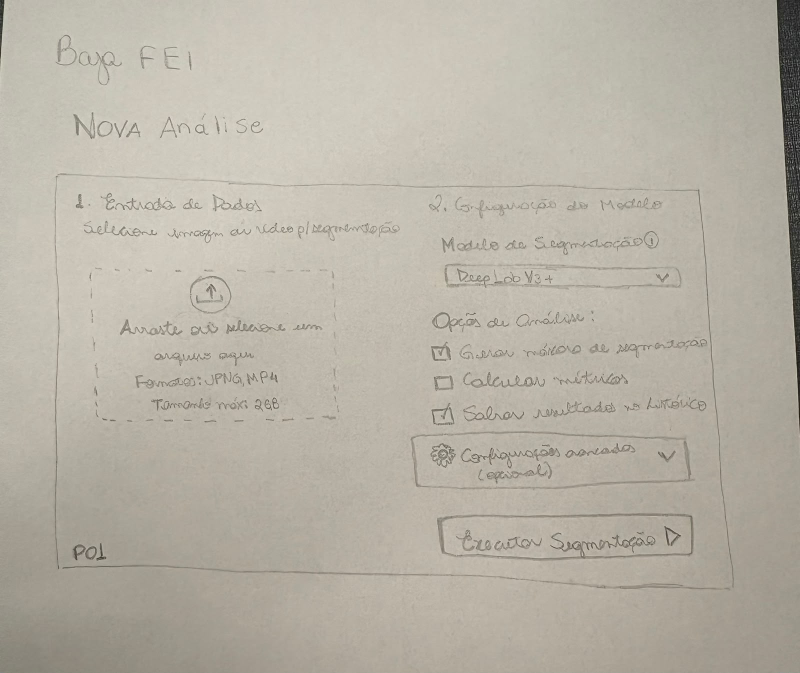
#> input picture assets/06_prototipos/input_config.jfif, 1600 x 1346 px (shown at 1/2 size); its folder holds 3 pictures in this run
$ python anotacoes.py
#> lines starting #> are read from the running program, lines starting #| are printed output that depends on the picture
"""Anotações da revisão do protótipo em papel (Entrega 6).

Gera, a partir das fotos da versão simulada (assets/06_prototipos/*.jfif), uma imagem anotada
por tela em assets/06_prototipos/anotacoes/. Cada imagem tem:
  - a foto original, sem alteração, com marcadores numerados;
  - à direita, as notas de cada marcador, com o estado da alteração;
  - embaixo, os estados da tela desenhados em baixa fidelidade (quando há).

Requer Python 3 e Pillow (pip install pillow). Rode a partir desta pasta:
    python3 anotacoes.py
"""
from pathlib import Path
from textwrap import wrap
from PIL import Image, ImageDraw, ImageFont

ROOT = Path(__file__).resolve().parents[2]
SRC = ROOT / "assets/06_prototipos"
OUT = SRC / "anotacoes"

PHOTO_W = 1100          # largura da foto na imagem anotada
PANEL_W = 760           # largura da coluna de notas
M = 30                  # margem
INK = (34, 34, 34)
RED = (200, 30, 30)
GRAY = (110, 110, 110)
PAPER = (250, 250, 247)

TAG = {
    "A": ("APLICADA NA ANOTAÇÃO", (24, 110, 60)),
    "F": ("FORA DO RECORTE", (150, 90, 0)),
    "R": ("RETIRADA", (120, 120, 120)),
}


def font(size, bold=False):
#> called with size = 30, bold = True
    names = (["DejaVuSans-Bold.ttf", "Arial Bold.ttf", "arialbd.ttf"] if bold
             else ["DejaVuSans.ttf", "Arial.ttf", "arial.ttf"])
    dirs = ["/usr/share/fonts/truetype/dejavu", "/Library/Fonts", "/System/Library/Fonts/Supplemental",
            "C:/Windows/Fonts", ""]
    for d in dirs:
        for n in names:
            try:
                return ImageFont.truetype(str(Path(d) / n) if d else n, size)
            except OSError:
                continue
    return ImageFont.load_default(size)


F_TITLE, F_SUB, F_NOTE, F_TAG, F_NUM = font(30, True), font(18), font(17), font(13, True), font(20, True)
F_BOX, F_BOXB = font(15), font(15, True)


def text_block(d, x, y, text, f, width_chars, fill=INK, gap=4):
    for line in wrap(text, width_chars):
        d.text((x, y), line, font=f, fill=fill)
        y += f.size + gap
    return y


def marker(d, x, y, n):
    r = 19
    d.ellipse([x - r, y - r, x + r, y + r], fill=RED, outline="white", width=3)
    d.text((x, y), str(n), font=F_NUM, fill="white", anchor="mm")


def state_box(d, x, y, w, title, lines):
    """Estado desenhado em baixa fidelidade: caixa com título e linhas de conteúdo."""
    h = 44 + 24 * len(lines)
    d.rounded_rectangle([x, y, x + w, y + h], radius=8, outline=INK, width=2, fill="white")
    d.text((x + 14, y + 12), title, font=F_BOXB, fill=INK)
    d.line([x + 10, y + 36, x + w - 10, y + 36], fill=GRAY, width=1)
    yy = y + 44
    for ln in lines:
        if ln.startswith("[") and ln.endswith("]"):          # botões
            bx = x + 14
            for b in ln[1:-1].split("] ["):
                tw = d.textlength(b, font=F_BOX) + 20
                d.rounded_rectangle([bx, yy - 2, bx + tw, yy + 20], radius=5, outline=INK, width=2)
                d.text((bx + 10, yy), b, font=F_BOX, fill=INK)
                bx += tw + 10
        else:
            d.text((x + 14, yy), ln, font=F_BOX, fill=INK)
        yy += 24
    return y + h


def render(photo, sid, title, subtitle, notes, states, out_name):
#> called with photo = 'input_config.jfif', sid = 'P01', out_name = 'P01_nova_analise_anotada.png'
    im = Image.open(SRC / photo).convert("RGB")
#> im is the input picture: PIL image 1600x1346 RGB; mean R, G, B 183.9, 178.3, 166.4
    k = PHOTO_W / im.width
#> k = 0.688
    ph = im.resize((PHOTO_W, round(im.height * k)))

    # altura da coluna de notas
    probe = ImageDraw.Draw(Image.new("RGB", (10, 10)))
    ny = 0
    for _, tag, txt in notes:
        ny += 30 + (len(wrap(txt, 62)) * (F_NOTE.size + 4)) + 18
    states_h = 0
    if states:
        states_h = 60 + max(44 + 24 * len(l) for _, l in states) + 20
    H = max(110 + ph.height + states_h + M, 110 + 70 + ny + M)
#> H = 1285
    W = M + PHOTO_W + M + PANEL_W + M

    canvas = Image.new("RGB", (W, H), PAPER)
    d = ImageDraw.Draw(canvas)
    d.text((M, 22), f"{sid} — {title}", font=F_TITLE, fill=INK)
    d.text((M, 64), subtitle, font=F_SUB, fill=GRAY)

    py = 110
    canvas.paste(ph, (M, py))
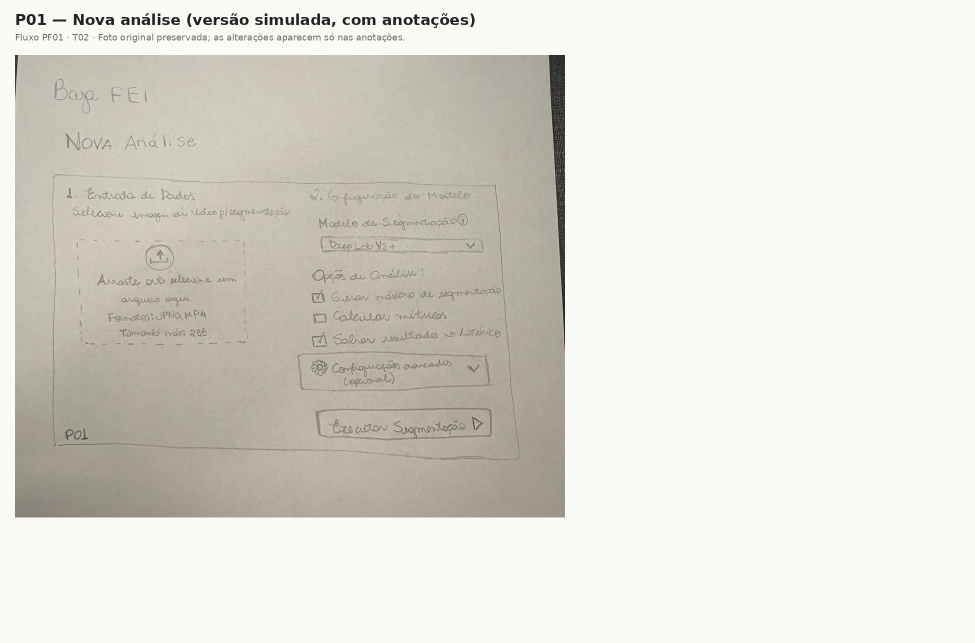
#> canvas: PIL image 1950x1285 RGB (shown at 1/2 size); mean R, G, B 222.3, 220.1, 213.4
    d.rectangle([M, py, M + PHOTO_W, py + ph.height], outline=GRAY, width=1)
    for n, ((x, y), _, _) in enumerate(notes, 1):
        marker(d, M + x * k, py + y * k, n)

    # coluna de notas
    x0 = M + PHOTO_W + M
    d.text((x0, py), "Anotações da revisão (15/11/2026)", font=font(20, True), fill=INK)
    y = py + 40
    for n, (_, tag, txt) in enumerate(notes, 1):
        marker(d, x0 + 19, y + 12, n)
        label, color = TAG[tag]
        tw = d.textlength(label, font=F_TAG) + 16
        d.rounded_rectangle([x0 + 48, y + 2, x0 + 48 + tw, y + 22], radius=4, fill=color)
        d.text((x0 + 56, y + 5), label, font=F_TAG, fill="white")
        y = text_block(d, x0 + 48, y + 30, txt, F_NOTE, 62) + 14
#> this loop made 6 passes
#> (tw, y) on passes 1 to 6: (199.8, 278), (89.55, 406), (153.6, 492), (153.6, 599), (199.8, 706), (199.8, 834)
#> after the loop, y = 834

    # estados
    if states:
        sy = py + ph.height + 30
#> sy = 1065
        d.text((M, sy), "Estados desta tela, desenhados na anotação (baixa fidelidade)", font=font(20, True), fill=INK)
        n = len(states)
        bw = (PHOTO_W - 20 * (n - 1)) / n
        for i, (t, lines) in enumerate(states):
            state_box(d, M + i * (bw + 20), sy + 40, bw, t, lines)

    OUT.mkdir(parents=True, exist_ok=True)
    canvas.save(OUT / out_name, optimize=True)
    print(out_name, canvas.size)
#| P01_nova_analise_anotada.png (1950, 1285)


# ------------------------------------------------------------------ P01
render("input_config.jfif", "P01", "Nova análise (versão simulada, com anotações)",
       "Fluxo PF01 · T02 · Foto original preservada; as alterações aparecem só nas anotações.",
       [((865, 555), "A", "Configuração: a lista de escolha única vira seleção múltipla, com o nome real e uma "
                           "descrição curta de cada configuração (ex.: \"DeepLabV3+ – 50 épocas\"). Origem: "
                           "simulação (pedido de rodar mais de um modelo) e F01."),
        ((840, 762), "R", "\"Calcular métricas\" e \"Gerar máscara\" saem: a máscara é sempre gerada, e IoU e "
                           "acurácia não são calculadas para o arquivo enviado. Elas vêm do conjunto de teste de "
                           "cada configuração; imagem de campo é avaliada visualmente (D5, INC-59)."),
        ((840, 808), "F", "\"Salvar resultados no histórico\" é uma alternativa exploratória: histórico depende "
                           "da H08 e está fora do recorte."),
        ((815, 905), "F", "\"Configurações avançadas\": parâmetros de treino não são definidos nesta tela. "
                           "Definir e treinar uma configuração é a T08, fora deste protótipo."),
        ((200, 560), "A", "O arquivo é validado ao ser selecionado. Se o formato não for aceito, a tela mostra o "
                          "estado P01-E e \"Executar\" fica desabilitado até a pessoa escolher outro arquivo."),
        ((860, 1065), "A", "\"Executar segmentação\" leva ao estado P01-P: as configurações escolhidas entram "
                            "em fila e rodam uma de cada vez, cada uma com o seu estado. A falha de uma não "
                            "interrompe as outras. Com todas tratadas, segue para P02.")],
       [("P01-E · Arquivo inválido", ["⚠ trilha_03.gif: formato não aceito.", "Aceitos: JPG, PNG e MP4.",
                                      "[Escolher outro arquivo]"]),
        ("P01-P · Processando (fila)", ["✓ DeepLabV3+ – 50 épocas: concluída", "▶ FCN – 30 épocas: processando 45%",
                                        "✗ Falhou: arquivo corrompido", "[Repetir] [Retirar] [Voltar e alterar]"])],
       "P01_nova_analise_anotada.png")

# ------------------------------------------------------------------ P02
render("resultado_segmentacao.jfif", "P02", "Resultado da segmentação (versão simulada, com anotações)",
       "Fluxo PF02 · T01 · Foto original preservada; as alterações aparecem só nas anotações.",
       [((965, 215), "A", "Legenda binária e fixa: Trilha × Fora da trilha (D1). As classes Transitável, "
                           "Vegetação e Céu do rascunho eram ilustrativas."),
        ((160, 470), "A", "Métricas só quando a imagem tem anotação de referência (conjunto de teste). Para "
                          "imagem de campo, a tela mostra o estado P02-S, e a avaliação é visual (D5, INC-59)."),
        ((1080, 450), "R", "\"Distribuição das classes\" sai: não corresponde a nenhuma decisão das tarefas da "
                           "Entrega 5."),
        ((485, 712), "F", "\"Exportar PDF\" e \"Salvar relatório\" são alternativas exploratórias: exportação "
                          "depende da H12 e histórico da H08."),
        ((170, 718), "A", "\"Comparar modelo\" abre P03-I com a mesma imagem. Um comando \"Voltar para nova "
                          "análise\" permite trocar o arquivo ou as configurações."),
        ((290, 125), "A", "O seletor alterna entre as configurações executadas no mesmo pedido. Novo controle "
                          "anotado: a pessoa registra a avaliação (adequada, inadequada ou inconclusiva), "
                          "guardada só na sessão (T01; T03, 4.2.4).")],
       [("P02-S · Imagem de campo, sem métricas", ["Sem anotação de referência:", "não há IoU nem acurácia.",
                                                    "Avalie pela imagem e pela sobreposição.",
                                                    "[Sobrepor máscara] [Registrar avaliação]"])],
       "P02_resultado_anotado.png")
#> call 2 of render, with photo = 'resultado_segmentacao.jfif', sid = 'P02', out_name = 'P02_resultado_anotado.png'
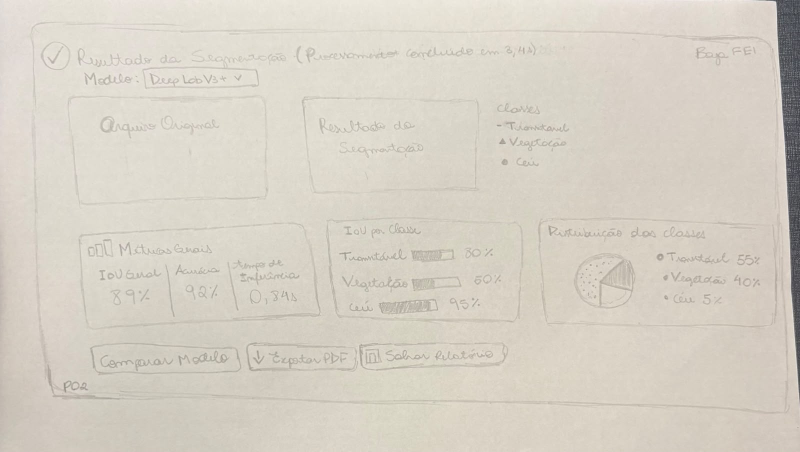
#> input picture assets/06_prototipos/resultado_segmentacao.jfif, 1600 x 904 px (shown at 1/2 size)
#> in render, im is the input picture: PIL image 1600x904 RGB; mean R, G, B 214.7, 208.7, 197.4
#> in render (call 2), `canvas.paste(ph, (M, py))`:
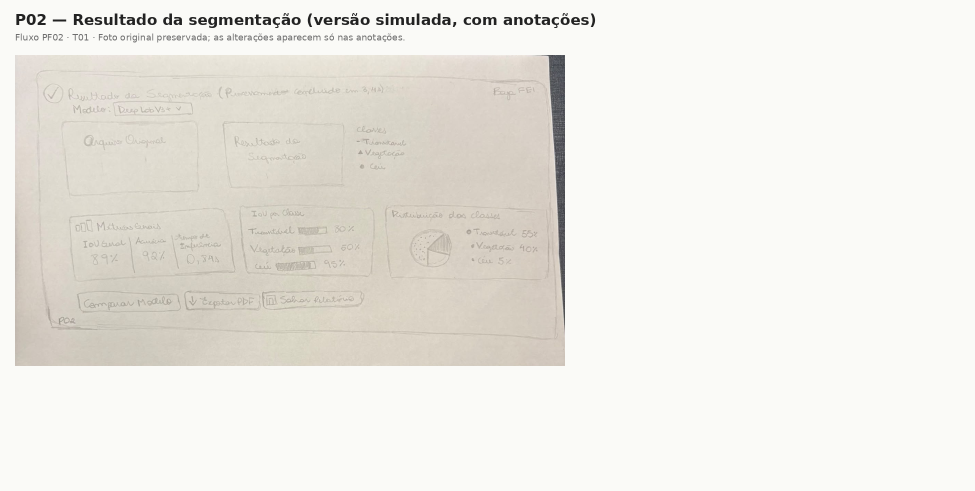
#> canvas: PIL image 1950x982 RGB (shown at 1/2 size); mean R, G, B 236.1, 233.9, 228
#> the loop in render (call 2), `for n, (_, tag, txt) in enumerate(notes, 1):` made 6 passes
#> (tw, y) on passes 1 to 6: (199.8, 257), (199.8, 364), (89.55, 450), (153.6, 536), (199.8, 643), (199.8, 771)
#> after the loop in render (call 2), `for n, (_, tag, txt) in enumerate(notes, 1):`: y = 771
#> in render (call 2), `canvas.save(OUT / out_name, optimize=True)`:
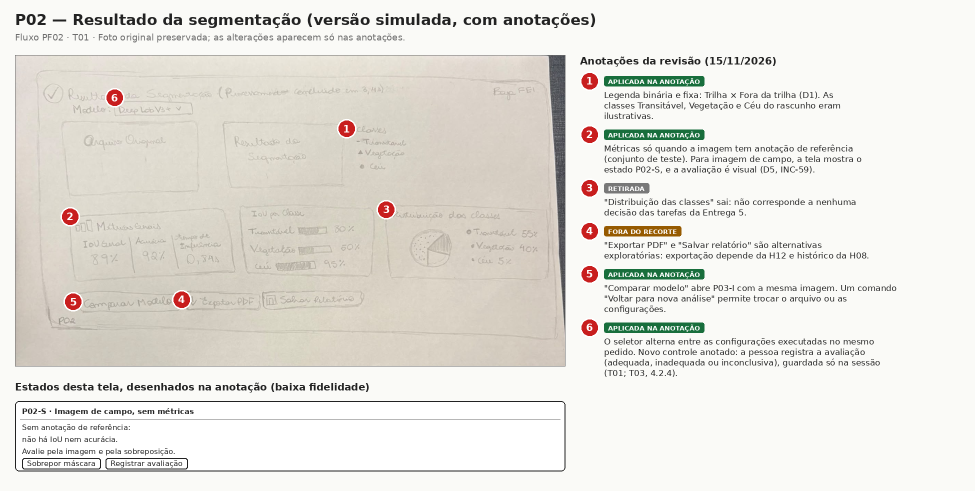
#> saved as P02_resultado_anotado.png: PIL image 1950x982 RGB (shown at 1/2 size); mean R, G, B 229.9, 227.5, 221.4
#| P02_resultado_anotado.png (1950, 982)

# ------------------------------------------------------------------ P03
render("comparacao_modelo.jfif", "P03", "Comparação (versão simulada, com anotações)",
       "Fluxo PF03 · T04 (e T03/T07) · Foto original preservada; as alterações aparecem só nas anotações.",
       [((430, 262), "A", "\"Modelo A\" e \"Modelo B\" saem em todos os pontos da tela (cabeçalhos, tabela e "
                          "gráfico): ficam só os nomes reais das configurações. Origem: simulação."),
        ((720, 150), "A", "A tela em papel mistura duas tarefas. Ela passa a ter duas visões, cada uma com a "
                          "origem dos dados à vista: P03-I compara configurações na mesma imagem (T03, T07); "
                          "P03-C compara o desempenho no conjunto de teste (T04)."),
        ((1365, 182), "A", "\"Atualizar\" sai. Trocar a seleção só atualiza a visualização dos resultados que já "
                           "existem. Se uma configuração ainda não tem resultado para a imagem, aparece o "
                           "estado P03-F, com o comando explícito \"Executar\"."),
        ((85, 520), "A", "Na visão consolidada, a tabela mostra IoU, acurácia e tempo no conjunto de teste e a "
                          "diferença entre as configurações. O sistema não diz se a diferença é relevante (RQ07)."),
        ((1160, 470), "R", "Classes passam a Trilha × Fora da trilha (D1); \"Distribuição das classes\" sai, como "
                           "na P02."),
        ((90, 790), "A", "\"Conclusão\" vira um campo preenchido pela pessoa (melhor, nenhuma ou "
                          "inconclusiva, com o motivo), e não um texto do sistema (RQ08). O exemplo do rascunho "
                          "contradizia a tabela, que favorecia o FCN em IoU e acurácia."),
        ((1170, 760), "F", "\"Exportar relatório\" e \"Salvar comparação\" são alternativas exploratórias "
                           "(H12 e H08).")],
       [("P03-I · Mesma imagem (T03, T07)", ["Imagem: trilha_03.jpg (sem métricas)",
                                             "Original | DeepLabV3+ | FCN",
                                             "[Mesma região] [Registrar conclusão]"]),
        ("P03-C · Conjunto de teste (T04)", ["Conjunto de teste (valores ilustr.)",
                                             "IoU: 0,78 × 0,76 · diferença: 0,02",
                                             "[Ver explicação] [Registrar conclusão]"]),
        ("P03-F · Sem resultado", ["FCN – 30 ép. ainda não foi executada", "para esta imagem.",
                                   "[Executar] [Voltar]"])],
       "P03_comparacao_anotada.png")
#> call 3 of render, with photo = 'comparacao_modelo.jfif', sid = 'P03', out_name = 'P03_comparacao_anotada.png'
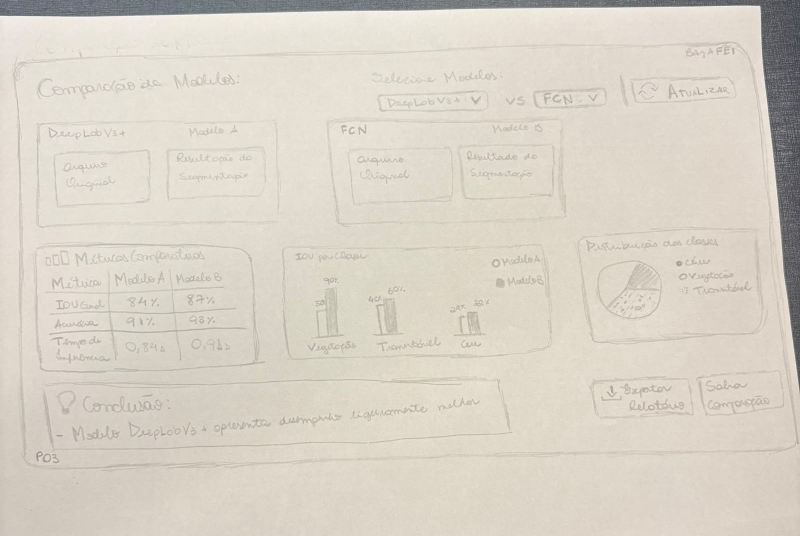
#> input picture assets/06_prototipos/comparacao_modelo.jfif, 1600 x 1072 px (shown at 1/2 size)
#> in render, im is the input picture: PIL image 1600x1072 RGB; mean R, G, B 217.1, 210.6, 198.8
#> in render (call 3), `canvas.paste(ph, (M, py))`:
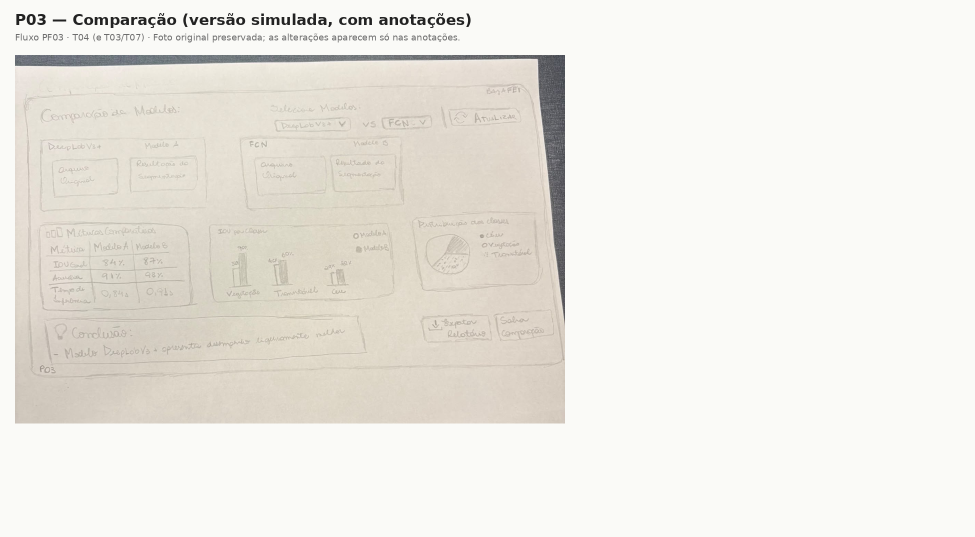
#> canvas: PIL image 1950x1073 RGB (shown at 1/2 size); mean R, G, B 236.3, 233.7, 227.3
#> the loop in render (call 3), `for n, (_, tag, txt) in enumerate(notes, 1):` made 7 passes
#> (tw, y) on passes 1 to 7: (199.8, 257), (199.8, 385), (199.8, 513), (199.8, 620), (89.55, 706), (199.8, 834), (153.6, 920)
#> after the loop in render (call 3), `for n, (_, tag, txt) in enumerate(notes, 1):`: y = 920
#> in render (call 3), `canvas.save(OUT / out_name, optimize=True)`:
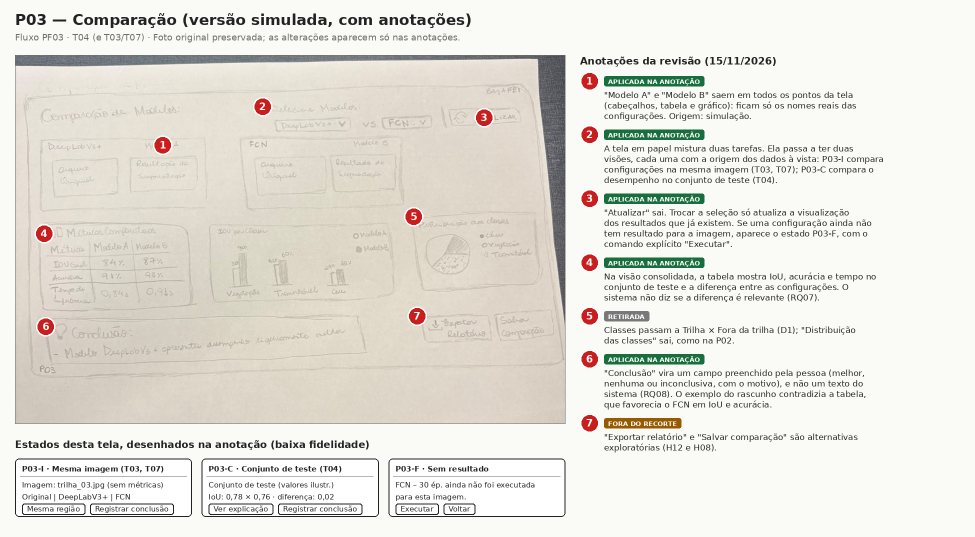
#> saved as P03_comparacao_anotada.png: PIL image 1950x1073 RGB (shown at 1/2 size); mean R, G, B 228.6, 225.9, 219.3
#| P03_comparacao_anotada.png (1950, 1073)
